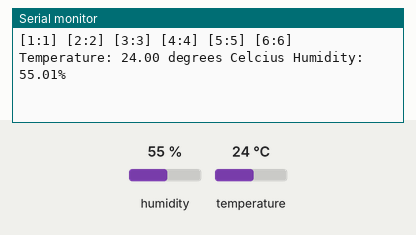
Simulated run of this sketch. Board: Arduino Uno, built with avr-gcc and run on an emulated ATmega328P. On the bench: the last lines printed to the serial monitor. Wiring (inferred from the names in the program): I2C bus: SDA pin 2; SCL pin 3; HTU21/Si7021 sensor at I2C address 0x40. Inputs (shaded band) come from the test bench; at power-on: humidity 55 %, temperature 24 °C.

Above: at 4.2 s.
4.3 s: humidity set to 22 %
At 10.4 s:
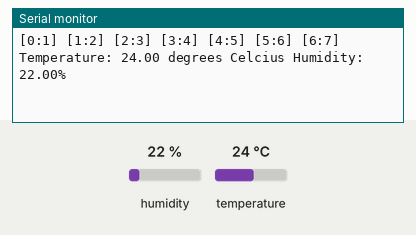
11.5 s: temperature set to 12 °C
At 16.5 s:
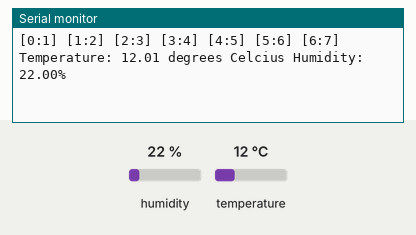
18.0 s: humidity set to 40 %
At 22.6 s:
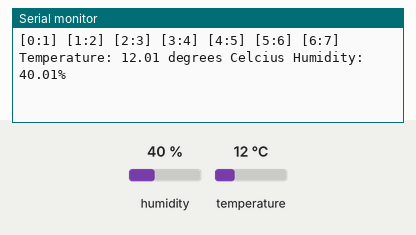

The sketch:

Arduino_SHT.ino
```cpp
// if you know you have an ESP8266 based board, uncomment next line
//#define ESP8266

// if you know you have an Heltec WiFi LoRa based board, uncomment next
//#define ARDUINO_Heltec_WIFI_LoRa_32

#include "Sensirion.h"

#define SHTD_PIN 2
#define SHTC_PIN 3
#define SHT2x

//we can also power the SHT with a digital pin, here pin 6
#define PIN_POWER 6

#ifdef SHT2x
Sensirion sht = Sensirion(SHTD_PIN, SHTC_PIN, 0x40);
#else
Sensirion sht = Sensirion(SHTD_PIN, SHTC_PIN);
#endif

// uncomment if you connect an OLED screen
//#define OLED

#ifdef OLED
#include <U8x8lib.h>

// connection may depend on the board. Use A5/A4 for most Arduino boards. On ESP8266-based board we use GPI05 and GPI04. Heltec ESP32 has embedded OLED.
#if defined ARDUINO_Heltec_WIFI_LoRa_32 || defined ARDUINO_WIFI_LoRa_32 || defined HELTEC_LORA
U8X8_SSD1306_128X64_NONAME_SW_I2C u8x8(/* clock=*/ 15, /* data=*/ 4, /* reset=*/ 16);

#elif defined ESP8266 || defined ARDUINO_ESP8266_ESP01
//U8X8_SSD1306_128X64_NONAME_SW_I2C u8x8(/* clock=*/ 5, /* data=*/ 4, /* reset=*/ U8X8_PIN_NONE);
U8X8_SSD1306_128X64_NONAME_SW_I2C u8x8(/* clock=*/ 12, /* data=*/ 14, /* reset=*/ U8X8_PIN_NONE);

#else
//reset is not used
U8X8_SSD1306_128X64_NONAME_SW_I2C u8x8(/* clock=*/ A5, /* data=*/ A4, /* reset=*/ U8X8_PIN_NONE);

//you can also power the OLED screen with a digital pin, here pin 8
#define OLED_PWR_PIN 8
#endif
char oled_msg[20];
#endif

float h;
float t;
int ret;
int retry=0;

void setup() {

  delay(3000);
  Serial.begin(38400);

  // and to power the temperature sensor
  pinMode(PIN_POWER,OUTPUT);

#ifdef OLED
#ifdef OLED_PWR_PIN
  pinMode(OLED_PWR_PIN, OUTPUT);
  digitalWrite(OLED_PWR_PIN, HIGH);
#endif
  u8x8.begin();
  u8x8.setFont(u8x8_font_chroma48medium8_r);
  u8x8.drawString(0, 1, "Arduino SHT");
#endif
}

void loop () {

    digitalWrite(PIN_POWER,HIGH);
    delay(1000);

    while ( (ret != S_Meas_Rdy) ) {
      ret=sht.measure(&t, &h);
      retry++;
      Serial.print("[");
      Serial.print(ret);
      Serial.print(":");
      Serial.print(retry);
      Serial.print("] ");
    }

    if (ret != S_Meas_Rdy) {
        Serial.println("Failed to read from SHT sensor!");
#ifdef OLED
        u8x8.clearLine(4);
        u8x8.clearLine(5);
        u8x8.drawString(0, 4, "error SHT...");
#endif
    }
    else {
        Serial.print("Temperature: ");
        Serial.print(t);
        Serial.print(" degrees Celcius Humidity: ");
        Serial.print(h);
        Serial.println("%");

#ifdef OLED
        String tString=String(t);
        String hString=String(h);
        u8x8.clearLine(4);
        sprintf(oled_msg, "t=%s h=%s", tString.c_str(), hString.c_str());
        u8x8.drawString(0, 4, oled_msg);
#endif
    }

    digitalWrite(PIN_POWER,LOW);
    ret=0;
    retry=0;
    delay(5000);
}
```

Sensirion.h
```cpp
/* ========================================================================== */
/*  Sensirion.h - Library for Sensirion SHT1x & SHT7x family temperature      */
/*    and humidity sensors                                                    */
/*  Created by Markus Schatzl, November 28, 2008                              */
/*  Released into the public domain                                           */
/*                                                                            */
/*  Revised (v1.1) by Carl Jackson, August 4, 2010                            */
/*  Rewritten (v2.0) by Carl Jackson, December 10, 2010                       */
/*  Rewritten (v3.01) by Thierry Couquillou, June 3, 2016                     */
/*    See README.txt file for details                                         */
/* ========================================================================== */


#ifndef Sensirion_h
#define Sensirion_h

#include <stdint.h>


// Clock pulse timing macros
// Lengthening these may assist communication over long wires
#define PULSE_LONG  delayMicroseconds(30)
#define PULSE_SHORT delayMicroseconds(15)

// User constants DO NOT CHANGE
const uint8_t TEMP     =     0;
const uint8_t HUMI     =     1;

// Status register bit definitions
const uint8_t LOW_RES  =  0x01;  // 12-bit Temp / 8-bit RH (vs. 14 / 12)
const uint8_t NORELOAD =  0x02;  // No reload of calibrarion data
const uint8_t HEAT_ON  =  0x04;  // Built-in heater on
const uint8_t BATT_LOW =  0x40;  // VDD < 2.47V

// Function return code definitions
const int8_t S_Err_TO     = -4; // Timeout
const int8_t S_Err_CRC    = -3; // CRC failure
const int8_t S_Err_NoACK  = -2; // ACK expected but not received
const int8_t S_Err_Param  = -1; // Parameter error in function call
const int8_t S_Meas_Wait  = 0;  // Wait for sensor cooling down
const int8_t S_Temp_Req   = 1;  // Temperature request (pulse)
const int8_t S_Temp_Wait  = 2;  // Wait for temperature measurement
const int8_t S_Humi_Req   = 3;  // Humidity request (pulse) means temperature measurement was successfull
const int8_t S_Humi_Wait  = 4;  // Wait for humidity measurement
const int8_t S_Calc_Run   = 5;  // Calculation in progress
const int8_t S_Meas_Rdy   = 6;  // All measurement was successfull (pulse)


class Sensirion
{
  private:
    uint8_t   _pinData;         // Pin interface
    uint8_t   _pinClock;
    uint8_t   _step;            // Step of read cycle 0/1/2/3/4/5
    uint8_t   _stat_reg;        // Local copy of status register
    uint8_t   _shtaddress;      // Address of SHTxx module
    uint8_t   _shtnohold;       // Hold Master mode for SHT2x/3x module
    uint8_t   _sht1x;           // With Address we can know if it's SHT1x/2x/3x
    uint8_t   _sht2x;
    uint8_t   _sht3x;
    uint8_t   _shtprefix;       // prefix for SHT2x and SHT3x command
    uint32_t  _time;            // For delay and Time out calculation
    uint16_t  _meas[2];         // meas[0] = Temperature, meas[1] = Humidity
    uint8_t   _crc;

    int8_t  getResult(uint8_t cmd);
    int8_t  meas(uint8_t cmd);
    int8_t  measRdy(uint8_t cmd);
    int8_t  putByte(uint8_t value);
    uint8_t getByte(bool ack);
    uint8_t bitrev(uint8_t value);
    void    startTransmission(void);
    void    stopTransmission(void);
    void    resetConnection(void);
    void    calcCRC(uint8_t value, uint8_t *crc);

  public:
    Sensirion(uint8_t dataPin, uint8_t clockPin, uint8_t address = 0x00, bool noholdmaster = false);

    int8_t  measure(float *temp = NULL, float *humi = NULL, float *dew = NULL, float temp0 = 0, float *humi0 = NULL);
    int8_t  writeSR(uint8_t value);
    int8_t  readSR(uint8_t *result);
    int8_t  reset(void);
    float   calcTemp(uint16_t rawData);
    float   calcHumi(uint16_t rawData, float temp);
    float   calcHumi(float dewpoint, float temp);
    float   calcDewpoint(float humi, float temp);
};

#endif  // #ifndef Sensirion_h
```

Source omitted: Sensirion.cpp (21641 bytes)

Measured:
- after the input at 4.3 s, the serial monitor: prints a new line after 5.7 s (image 1)
- after the input at 11.5 s, the serial monitor: prints a new line after 4.5 s (image 2)
- after the input at 18.0 s, the serial monitor: prints a new line after 4.0 s (image 3)
